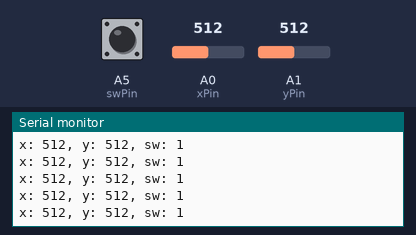
A program run on a simulated Arduino Nano 33 IoT. Parts: the last lines printed to the serial monitor. The test bench sets the inputs (shaded band); at power-on: A0 (xPin) = 512, A1 (yPin) = 512, A5 (swPin) HIGH.

Above: at 1.2 s.
1.3 s: A0 (xPin) set to 716
At 1.31 s:
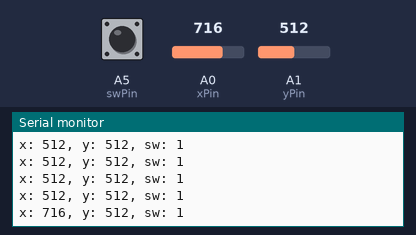
2.8 s: A1 (yPin) set to 716
At 2.82 s:
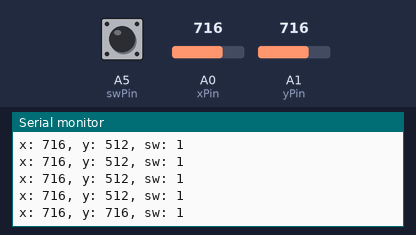
4.3 s: A5 (swPin) pulled LOW for 0.15 s
At 4.32 s:
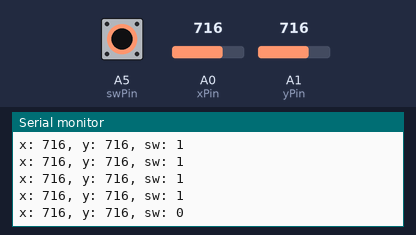
5.9 s: A0 (xPin) set to 900
At 5.93 s:
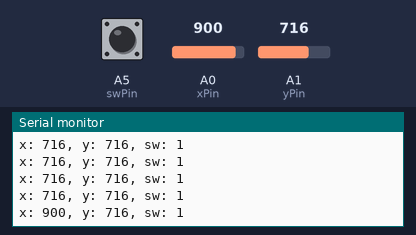
7.4 s: A5 (swPin) pulled LOW for 1 s
At 7.43 s:
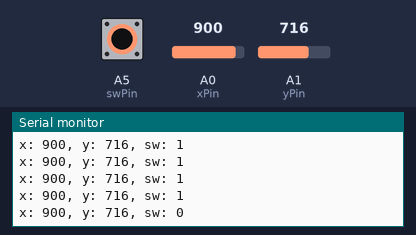
9.9 s: A1 (yPin) set to 900
At 9.94 s:
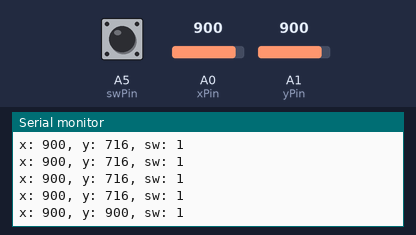
Timing chart, 0 to 12.4 s (numbered marks = the images above; inputs shaded):
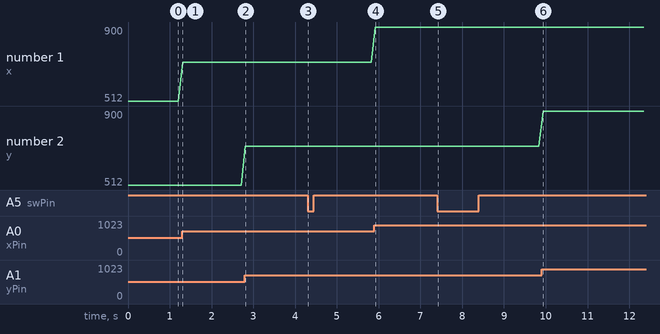

The program:

main.cpp
```cpp
#include <Arduino.h>

int xPin = A0;
int yPin = A1;
int swPin = 19;

int xVal = 0;
int yVal = 0;
int swVal = 0;

void setup() {
    Serial.begin(115200);
    pinMode(xPin, INPUT);
    pinMode(yPin, INPUT);
    pinMode(swPin, INPUT);
}

void loop() {
    xVal = analogRead(xPin);
    yVal = analogRead(yPin);
    swVal = digitalRead(swPin);

    Serial.print("x: ");
    Serial.print(xVal);
    Serial.print(", ");
    Serial.print("y: ");
    Serial.print(yVal);
    Serial.print(", ");
    Serial.print("sw: ");
    Serial.println(swVal);

    delay(100);
}
```

Measured:
- after the input at 1.3 s, the serial monitor: prints a new line at once (image 1)
- after the input at 2.8 s, the serial monitor: prints a new line at once (image 2)
- after the input at 4.3 s, the serial monitor: prints a new line at once (image 3)
- after the input at 5.9 s, the serial monitor: prints a new line at once (image 4)
- after the input at 7.4 s, the serial monitor: prints a new line at once (image 5)
- after the input at 9.9 s, the serial monitor: prints a new line at once (image 6)
- plotted number 1: 512 → 716 after the input at 1.3 s, 716 → 900 after the input at 5.9 s
